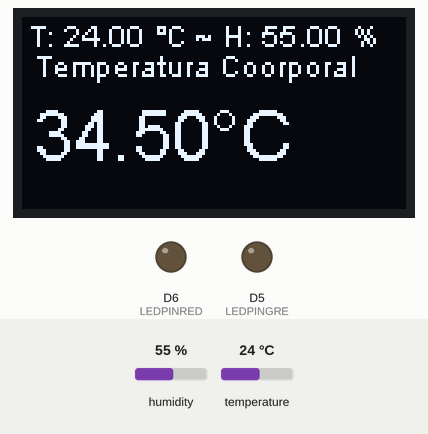
This sketch was run on a simulated ESP8266 (NodeMCU). Parts: 128×64 one-colour display, output pins drawn as LEDs (lit = HIGH). Wiring (inferred from the names in the program): DHT22 sensor: data D7. The inputs (shaded band) are chosen by the test bench; at power-on: humidity 55 %, temperature 24 °C.

Above: at 2.8 s.
2.9 s: humidity set to 22 %
At 4.75 s:
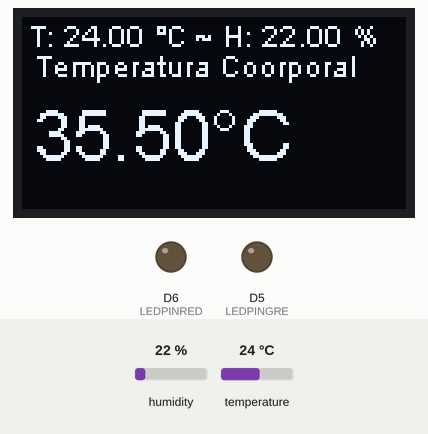
9.1 s: temperature set to 12 °C
At 10.82 s:
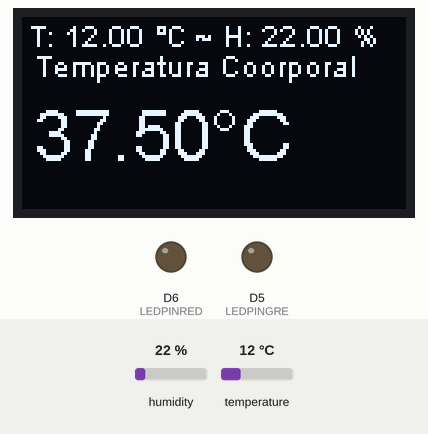
16.3 s: humidity set to 40 %
At 17.6 s:
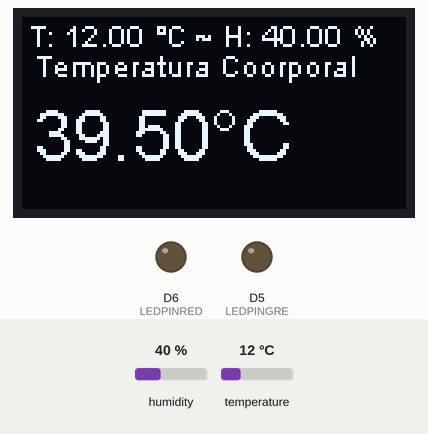
19.8 s: temperature set to 19 °C
At 22.1 s:
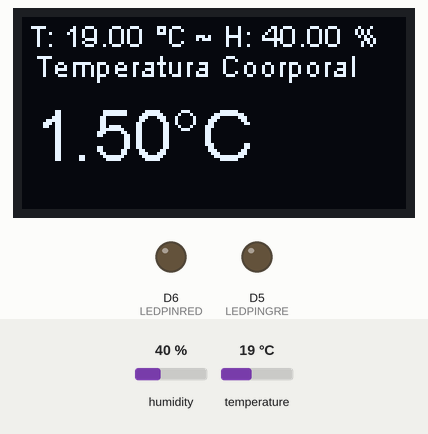
Timing chart, 0 to 23.6 s (numbered marks = the images above; inputs shaded):
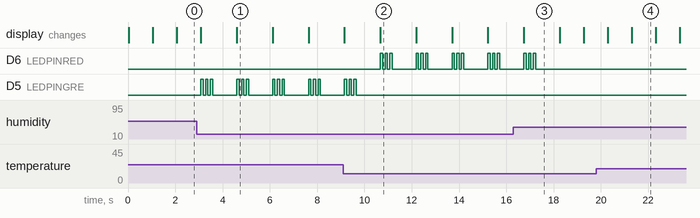

The sketch:

arduino-oled-tst08-dht-oled.ino
```cpp
/////////////////////////////////////DHT-SENSOR////////////////////////////////////////////////
#include "DHT.h"
#define DHTPIN D7     // what digital pin the DHT22 is conected to
#define DHTTYPE DHT22   // there are multiple kinds of DHT sensors
DHT dht(DHTPIN, DHTTYPE);
float medidaTEM = 0;
float medidaHUM = 0;
float medidaTempCoorporal = 33.5;
/////////////////////////////////////OLED-DISPLAY/////////////////////////////////////////////
#include <SPI.h>
#include <ESP8266WiFi.h>
#include <Wire.h>  // Only needed for Arduino 1.6.5 and earlier
#include "SSD1306Wire.h" // legacy include: `#include "SSD1306.h"`
// Initialize the OLED display using Wire library
SSD1306Wire  display(0x3c, D4, D3);  //D4=SDA  D3=SCL  As per labeling on NodeMCU
//////////////////////////////////////LED-ALARM////////////////////////////////////////////////
#define LEDPINRED D6
#define LEDPINGRE D5

void setup() {
  Serial.begin(9600);
/////////////////////////////////////////////////////////////////////////////////////////////
  dht.begin(); //Se inicia el sensor de DHT22
/////////////////////////////////////////////////////////////////////////////////////////////
  display.init();
  display.flipScreenVertically();
  display.setFont(ArialMT_Plain_10);
  display.clear();
/////////////////////////////////////////////////////////////////////////////////////////////
pinMode(LEDPINRED,OUTPUT);
pinMode(LEDPINGRE,OUTPUT);
}

void loop() {

   medidaTEM = dht.readTemperature(); //Se lee la temperatura
   medidaHUM = dht.readHumidity(); //Se lee la humedad
   String th_ambiente = "T: "+ String(medidaTEM)+" °C ~ H: "+String(medidaHUM)+" %";


    display.clear();
    display.setTextAlignment(TEXT_ALIGN_LEFT);
    display.setFont(ArialMT_Plain_10);
    display.drawString(2, 0, th_ambiente);
    display.setFont(ArialMT_Plain_10);
    display.drawString(4, 10, "Temperatura Coorporal");
    display.setFont(ArialMT_Plain_24);
    display.drawString(4, 26, String(medidaTempCoorporal)+"°C");
    //display.setFont(ArialMT_Plain_10);
    //display.drawString(82, 33, "Bien");
    display.display();
    medidaTempCoorporal+=0.5;


   if(medidaTempCoorporal >= 35.5 && medidaTempCoorporal <= 37.5){
     digitalWrite(LEDPINGRE,HIGH);
     delay(100);
     digitalWrite(LEDPINGRE,LOW);
     delay(100);
     digitalWrite(LEDPINGRE,HIGH);
     delay(100);
     digitalWrite(LEDPINGRE,LOW);
     delay(100);
     digitalWrite(LEDPINGRE,HIGH);
     delay(100);
     digitalWrite(LEDPINGRE,LOW);
   }else if(medidaTempCoorporal > 37.5){
     digitalWrite(LEDPINRED,HIGH);
     delay(100);
     digitalWrite(LEDPINRED,LOW);
     delay(100);
     digitalWrite(LEDPINRED,HIGH);
     delay(100);
     digitalWrite(LEDPINRED,LOW);
     delay(100);
     digitalWrite(LEDPINRED,HIGH);
     delay(100);
     digitalWrite(LEDPINRED,LOW);
   }

   if(medidaTempCoorporal>=40){
   medidaTempCoorporal=0;
   }
  delay(1000);
}
```

Measured:
- by itself, D6 (LEDPINRED): repeats every 1.5 s: 2 × (LOW 0.10 s, HIGH 0.10 s), LOW 1.0 s, HIGH 0.10 s
- by itself, D5 (LEDPINGRE): alternates HIGH for 0.10 s and LOW for 0.10 s, 6 changes in all, then stays LOW
- what the display in image 1 shows lasts 1.5 s, from 4.6 s to 6.1 s
- what the display in image 4 shows lasts 1.0 s, from 21.3 s to 22.3 s
